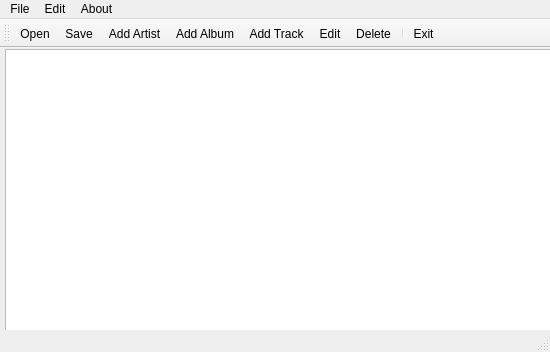
<?xml version="1.0" encoding="UTF-8"?>
<ui version="4.0">
 <class>MainWindow</class>
 <widget class="QMainWindow" name="MainWindow">
  <property name="geometry">
   <rect>
    <x>0</x>
    <y>0</y>
    <width>550</width>
    <height>352</height>
   </rect>
  </property>
  <property name="windowTitle">
   <string>IMusic[*]</string>
  </property>
  <property name="windowIcon">
   <iconset resource="rs.qrc">
    <normaloff>:/icons/icons8-музыка-40.png</normaloff>:/icons/icons8-музыка-40.png</iconset>
  </property>
  <widget class="QWidget" name="centralWidget">
   <widget class="QTreeView" name="treeView">
    <property name="geometry">
     <rect>
      <x>5</x>
      <y>1</y>
      <width>551</width>
      <height>301</height>
     </rect>
    </property>
   </widget>
  </widget>
  <widget class="QMenuBar" name="menuBar">
   <property name="geometry">
    <rect>
     <x>0</x>
     <y>0</y>
     <width>550</width>
     <height>21</height>
    </rect>
   </property>
   <widget class="QMenu" name="menu">
    <property name="title">
     <string>File</string>
    </property>
    <addaction name="separator"/>
    <addaction name="actionOpen"/>
    <addaction name="actionSave"/>
    <addaction name="separator"/>
    <addaction name="actionExit"/>
   </widget>
   <widget class="QMenu" name="menu_2">
    <property name="title">
     <string>Edit</string>
    </property>
    <addaction name="actionEdit"/>
    <addaction name="actionAdd_Artist"/>
    <addaction name="actionAdd_Album"/>
    <addaction name="actionAddTrack"/>
    <addaction name="actionDelete"/>
   </widget>
   <widget class="QMenu" name="menuAbout">
    <property name="title">
     <string>About</string>
    </property>
    <addaction name="actionAbout_Programm"/>
    <addaction name="actionAbout_Qt"/>
   </widget>
   <addaction name="menu"/>
   <addaction name="menu_2"/>
   <addaction name="menuAbout"/>
  </widget>
  <widget class="QStatusBar" name="statusBar"/>
  <widget class="QToolBar" name="mainToolBar">
   <attribute name="toolBarArea">
    <enum>TopToolBarArea</enum>
   </attribute>
   <attribute name="toolBarBreak">
    <bool>false</bool>
   </attribute>
   <addaction name="actionOpen"/>
   <addaction name="actionSave"/>
   <addaction name="actionAdd_Artist"/>
   <addaction name="actionAdd_Album"/>
   <addaction name="actionAddTrack"/>
   <addaction name="actionEdit"/>
   <addaction name="actionDelete"/>
   <addaction name="separator"/>
   <addaction name="actionExit"/>
  </widget>
  <action name="actionOpen">
   <property name="icon">
    <iconset resource="rs.qrc">
     <normaloff>:/icons/open.png</normaloff>:/icons/open.png</iconset>
   </property>
   <property name="text">
    <string>Open</string>
   </property>
   <property name="shortcut">
    <string>Ctrl+P</string>
   </property>
  </action>
  <action name="actionSave">
   <property name="icon">
    <iconset resource="rs.qrc">
     <normaloff>:/icons/save.png</normaloff>:/icons/save.png</iconset>
   </property>
   <property name="text">
    <string>Save</string>
   </property>
   <property name="toolTip">
    <string>save file</string>
   </property>
   <property name="shortcut">
    <string>Ctrl+S</string>
   </property>
  </action>
  <action name="actionAdd_Artist">
   <property name="icon">
    <iconset resource="rs.qrc">
     <normaloff>:/icons/icons8-диджей-40.png</normaloff>:/icons/icons8-диджей-40.png</iconset>
   </property>
   <property name="text">
    <string>Add Artist</string>
   </property>
   <property name="toolTip">
    <string>add new artist</string>
   </property>
   <property name="shortcut">
    <string>Ctrl+1</string>
   </property>
  </action>
  <action name="actionAdd_Album">
   <property name="icon">
    <iconset resource="rs.qrc">
     <normaloff>:/icons/icons8-табулатура-40.png</normaloff>:/icons/icons8-табулатура-40.png</iconset>
   </property>
   <property name="text">
    <string>Add Album</string>
   </property>
   <property name="toolTip">
    <string>add new album</string>
   </property>
   <property name="shortcut">
    <string>Ctrl+2</string>
   </property>
  </action>
  <action name="actionAddTrack">
   <property name="icon">
    <iconset resource="rs.qrc">
     <normaloff>:/icons/icons8-пластинка-40.png</normaloff>:/icons/icons8-пластинка-40.png</iconset>
   </property>
   <property name="text">
    <string>Add Track</string>
   </property>
   <property name="toolTip">
    <string>add new track</string>
   </property>
   <property name="shortcut">
    <string>Ctrl+3</string>
   </property>
  </action>
  <action name="actionDelete">
   <property name="icon">
    <iconset resource="rs.qrc">
     <normaloff>:/icons/icons8-стереть-символ-40.png</normaloff>:/icons/icons8-стереть-символ-40.png</iconset>
   </property>
   <property name="text">
    <string>Delete</string>
   </property>
   <property name="toolTip">
    <string>delete element</string>
   </property>
   <property name="shortcut">
    <string>Ctrl+Z</string>
   </property>
  </action>
  <action name="actionExit">
   <property name="icon">
    <iconset resource="rs.qrc">
     <normaloff>:/icons/exit.png</normaloff>:/icons/exit.png</iconset>
   </property>
   <property name="text">
    <string>Exit</string>
   </property>
   <property name="toolTip">
    <string>exit</string>
   </property>
   <property name="shortcut">
    <string>Ctrl+Q</string>
   </property>
  </action>
  <action name="actionEdit">
   <property name="icon">
    <iconset resource="rs.qrc">
     <normaloff>:/icons/icons8-редактировать-40.png</normaloff>:/icons/icons8-редактировать-40.png</iconset>
   </property>
   <property name="text">
    <string>Edit</string>
   </property>
   <property name="toolTip">
    <string>edit element</string>
   </property>
   <property name="shortcut">
    <string>Ctrl+R</string>
   </property>
  </action>
  <action name="actionAbout_Programm">
   <property name="icon">
    <iconset resource="rs.qrc">
     <normaloff>:/icons/inf1.png</normaloff>:/icons/inf1.png</iconset>
   </property>
   <property name="text">
    <string>About Programm</string>
   </property>
  </action>
  <action name="actionAbout_Qt">
   <property name="icon">
    <iconset resource="rs.qrc">
     <normaloff>:/icons/inf2.png</normaloff>:/icons/inf2.png</iconset>
   </property>
   <property name="text">
    <string>About Qt</string>
   </property>
  </action>
 </widget>
 <layoutdefault spacing="6" margin="11"/>
 <resources>
  <include location="rs.qrc"/>
 </resources>
 <connections/>
</ui>
